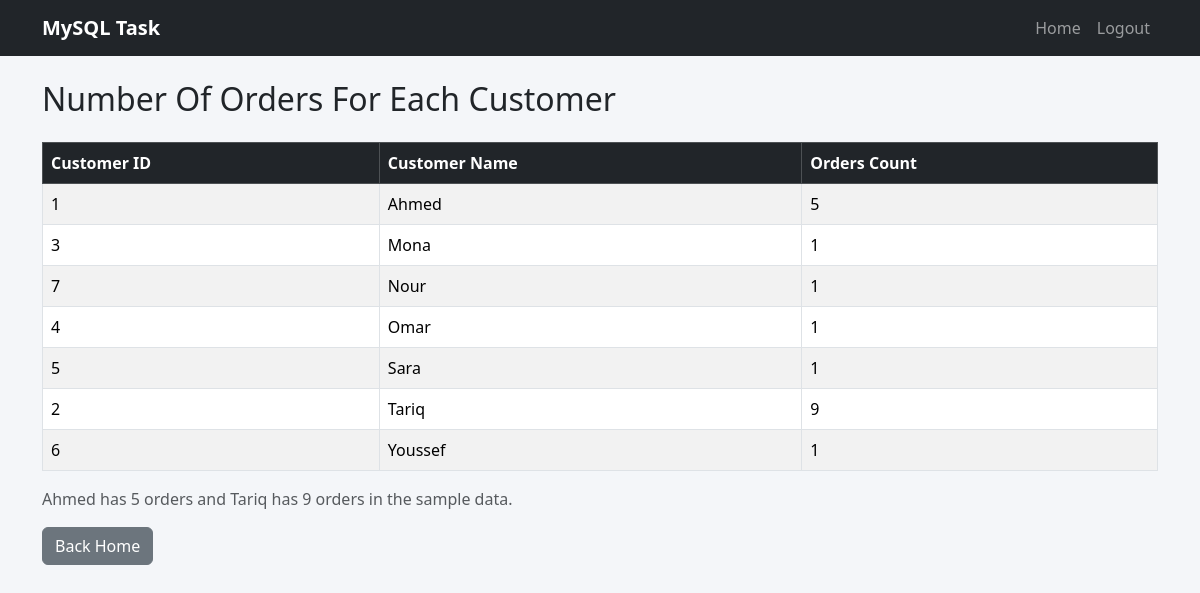
The page /pages/orders.php (signed in) on the database its author committed.
### tables this page shows
CREATE TABLE customers(id INT AUTO_INCREMENT PRIMARY KEY,name VARCHAR(100) NOT NULL,email VARCHAR(100) NOT NULL UNIQUE,city VARCHAR(50) NOT NULL,salary DECIMAL(10,2) NOT NULL,password VARCHAR(255) NOT NULL);

### pages/orders.php (the view)
<?php include "../includes/auth.php"; include "../config/connection.php"; include "../includes/header.php"; $r=mysqli_query($conn,"SELECT c.id,c.name,COUNT(o.id) orders_count FROM customers c LEFT JOIN orders o ON c.id=o.customer_id GROUP BY c.id,c.name ORDER BY c.name"); ?>
<h2>Number Of Orders For Each Customer</h2><div class="table-responsive"><table class="table table-bordered table-striped bg-white mt-3"><thead class="table-dark"><tr><th>Customer ID</th><th>Customer Name</th><th>Orders Count</th></tr></thead><tbody><?php while($x=mysqli_fetch_assoc($r)): ?><tr><td><?php echo $x['id']; ?></td><td><?php echo htmlspecialchars($x['name']); ?></td><td><?php echo $x['orders_count']; ?></td></tr><?php endwhile; ?></tbody></table></div><p class="text-muted">Ahmed has 5 orders and Tariq has 9 orders in the sample data.</p><a href="../index.php" class="btn btn-secondary">Back Home</a><?php include "../includes/footer.php"; ?>

### includes/header.php (shortened to what this page needs)
<!DOCTYPE html><html lang="en"><head><link href="https://cdn.jsdelivr.net/npm/bootstrap@5.3.3/dist/css/bootstrap.min.css" rel="stylesheet"><link rel="stylesheet" href="/MySQL_Task_Native/assets/css/style.css"></head><body>
<nav class="navbar navbar-expand-lg navbar-dark bg-dark"><div class="container"><a class="navbar-brand fw-bold" href="/MySQL_Task_Native/index.php">MySQL Task</a><button class="navbar-toggler" type="button" data-bs-toggle="collapse" data-bs-target="#mainNav"><span class="navbar-toggler-icon"></span></button><div class="collapse navbar-collapse" id="mainNav"><ul class="navbar-nav ms-auto"><?php if(isset($_SESSION['customer_id'])): ?><li class="nav-item"><a class="nav-link" href="/MySQL_Task_Native/index.php">Home</a></li><li class="nav-item"><a class="nav-link" href="/MySQL_Task_Native/logout.php">Logout</a></li><?php else: ?><li class="nav-item"><a class="nav-link" href="/MySQL_Task_Native/login.php">Login</a></li><?php endif; ?></ul></div></div></nav><div class="container py-4">

### includes/footer.php
</div><script src="https://cdn.jsdelivr.net/npm/bootstrap@5.3.3/dist/js/bootstrap.bundle.min.js"></script></body></html>

### assets/css/style.css (style rules this page uses)
body { background:#f4f6f9;min-height:100vh }
.table thead th { white-space:nowrap }

### rows shown on the page
customers: id "1", name "Ahmed", orders_count "5"
customers: id "3", name "Mona", orders_count "1"
customers: id "7", name "Nour", orders_count "1"
customers: id "4", name "Omar", orders_count "1"
customers: id "5", name "Sara", orders_count "1"
customers: id "2", name "Tariq", orders_count "9"
customers: id "6", name "Youssef", orders_count "1"
